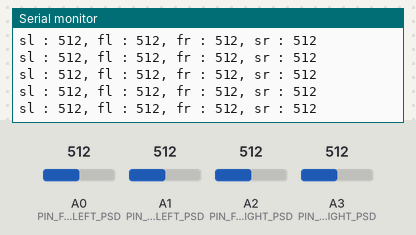
The sketch below on a simulated Arduino Uno, built with avr-gcc and run on an emulated ATmega328P. Parts: the last lines printed to the serial monitor. The inputs (shaded band) are chosen by the test bench; at power-on: A0 (PIN_FRONT_LEFT_PSD) = 512, A1 (PIN_SIDE_LEFT_PSD) = 512, A2 (PIN_FRONT_RIGHT_PSD) = 512, A3 (PIN_SIDE_RIGHT_PSD) = 512.

Above: at 1.2 s.
1.3 s: A0 (PIN_FRONT_LEFT_PSD) set to 716
At 1.32 s:
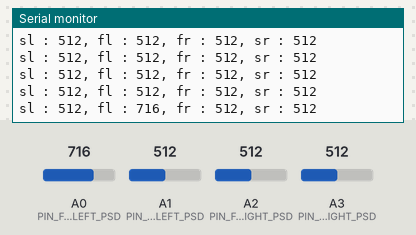
2.8 s: A1 (PIN_SIDE_LEFT_PSD) set to 716
At 2.84 s:
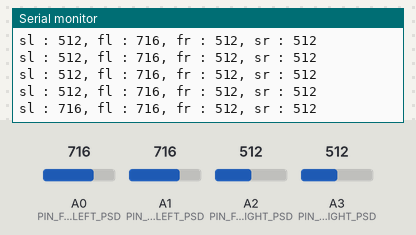
4.3 s: A2 (PIN_FRONT_RIGHT_PSD) set to 716
At 4.36 s:
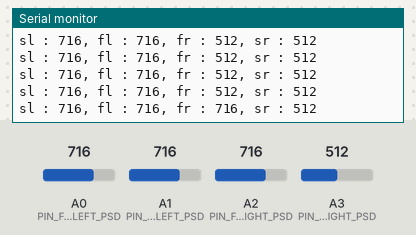
7.3 s: A3 (PIN_SIDE_RIGHT_PSD) set to 716
At 7.3 s:
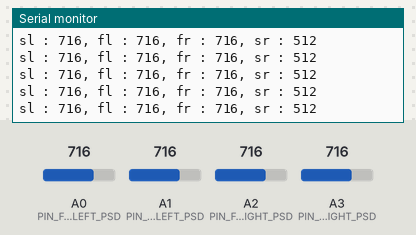
8.8 s: A0 (PIN_FRONT_LEFT_PSD) set to 992
At 8.82 s:
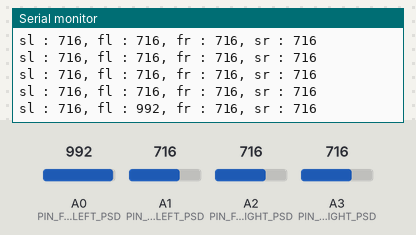
10.3 s: A1 (PIN_SIDE_LEFT_PSD) set to 992
At 10.34 s:
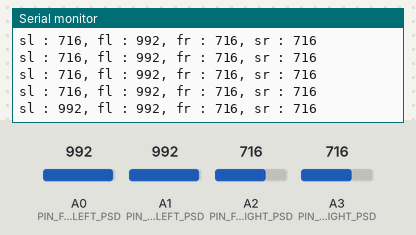
Timing chart, 0 to 12.8 s (numbered marks = the images above; inputs shaded):
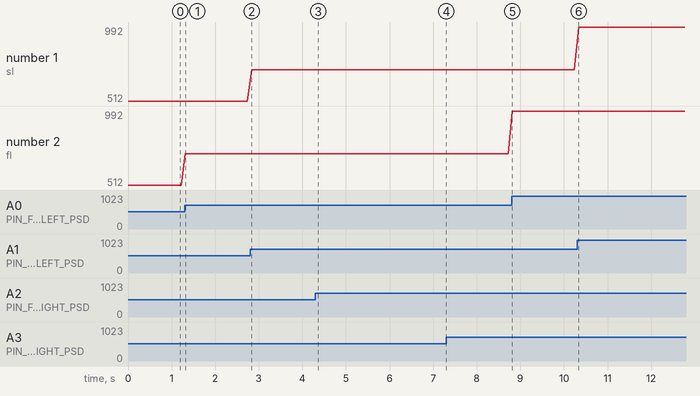

Measured:
- after the input at 1.3 s, the serial monitor: prints a new line at once (image 1)
- after the input at 2.8 s, the serial monitor: prints a new line at once (image 2)
- after the input at 4.3 s, the serial monitor: prints a new line after 0.06 s (image 3)
- after the input at 8.8 s, the serial monitor: prints a new line at once (image 5)
- after the input at 10.3 s, the serial monitor: prints a new line at once (image 6)
- plotted number 2: 512 → 716 after the input at 1.3 s, 716 → 992 after the input at 8.8 s

The sketch:

checkPSD.ino
```cpp
//////////////  전방 PSD센서

#define PIN_FRONT_LEFT_PSD    A0 // 전방 좌측 PSD센서 연결 핀
#define PIN_SIDE_LEFT_PSD     A1 // 좌측면 PSD센서 연결 핀
#define PIN_FRONT_RIGHT_PSD   A2 // 전방 우측 PSD센서 연결
#define PIN_SIDE_RIGHT_PSD    A3 // 우측면 PSD센서 연결 핀


//////////////  메인 프로그램

void setup() {
  Serial.begin( 115200 ); // 블루투스 시리얼 초기화 (baudrate)
}

void loop() {
  int frontLeftPSDValue = analogRead( PIN_FRONT_LEFT_PSD );  // PSD front left 값 읽기
  int frontRightPSDValue = analogRead( PIN_FRONT_RIGHT_PSD ); // PSD front right 값 읽기
  int sideLeftPSDValue = analogRead( PIN_SIDE_LEFT_PSD );  // PSD side left 값 읽기
  int sideRightPSDValue = analogRead( PIN_SIDE_RIGHT_PSD ); // PSD side right 값 읽기

  Serial.print( "sl : " );
  Serial.print( sideLeftPSDValue );
  Serial.print( ", fl : " ); // 시리얼 모니터에 "fl : "를 출력
  Serial.print( frontLeftPSDValue ); // frontLeftPSDValue변수의 값을 출력
  Serial.print( ", fr : " );
  Serial.print( frontRightPSDValue );
  Serial.print( ", sr : " );
  Serial.print( sideRightPSDValue );
  Serial.println(); // 시리얼 모니터 개행
  delay(100);
}
```
